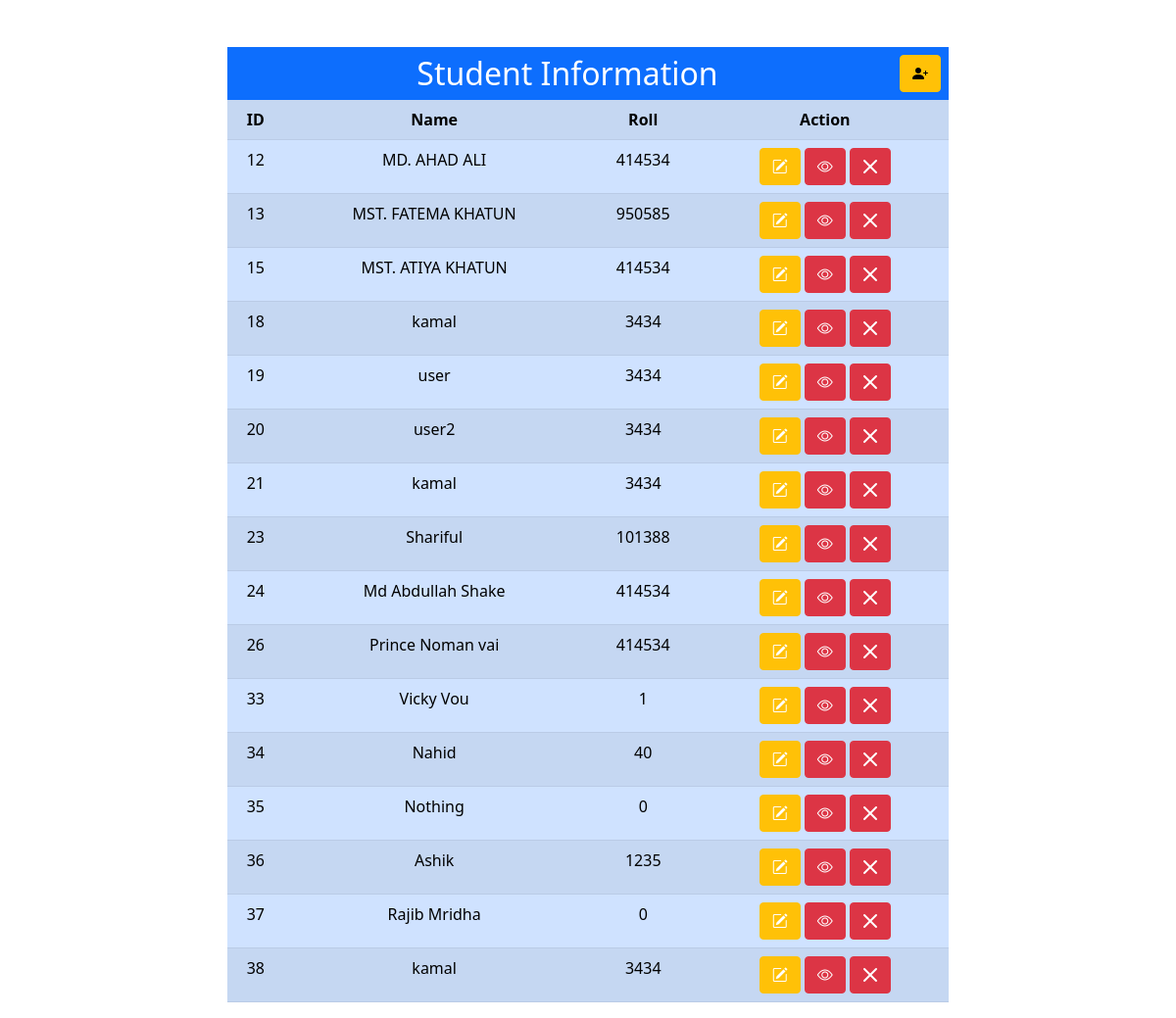
Screenshot of /display.php with the database file from the repository.
### tables this page shows
CREATE TABLE `marksheet` (
  `id` int NOT NULL,
  `name` varchar(255) NOT NULL,
  `roll` int NOT NULL,
  `bangla` int NOT NULL,
  `math` int NOT NULL,
  `english` int NOT NULL,
  `islam` int NOT NULL
);

### display.php (the view, shortened to what this page needs)
<!DOCTYPE html>
<html lang="en">
<head>
  <link rel="stylesheet" href="https://cdn.jsdelivr.net/npm/bootstrap@5.0.2/dist/css/bootstrap.min.css">
  <link rel="stylesheet" href="https://cdn.jsdelivr.net/npm/bootstrap-icons@1.5.0/font/bootstrap-icons.css">
    <?php include "db_connec.php" ?>
</head>
<body style="text-align: center;">
  <div class="container">
    <div class="row">
      <div class="col-sm-8 mx-auto pt-4 mt-4">
        <h2 class="text-center p-2 m-0 bg-primary text-white">Student Information
          <a href="index.php" class='btn btn-warning float-end' id="add_btn"><i class="bi bi-person-plus-fill"></i></a>
        </h2>
        <?php
        $selectData = "SELECT * FROM marksheet";
        $query = mysqli_query($connec, $selectData);
        echo "<div class='table-responsive'><table class ='table table-primary table-striped table-hover table-border'>
        <tr>
            <th>ID</th>
            <th>Name</th>
            <th>Roll</th>
            <th>Action</th>
        </tr>
        ";
        while ($dataArray = mysqli_fetch_assoc($query)) {
          $id = $dataArray["id"];
          $user_name = $dataArray["name"];
          $roll = $dataArray["roll"];
          echo "<tr>
                    <td>$id</td>
                    <td>$user_name</td>
                    <td>$roll</td>
                    <td>
                    <a href ='edit.php?editid=$id' class ='text-white text-decoration-none btn btn-warning'> <i class='bi bi-pencil-square'></i> </a>
                    <a href='view.php?view=$id' class='text-white text-decoration-none btn btn-danger'>
                     <i class='bi bi-eye'></i> </a>
                    <a href='display.php?deleteid=$id' class='text-white text-decoration-none btn btn-danger'><i class='bi bi-x-lg'></i></a>
                    </td>
              </tr>";
        };
        ?>
      </div>
    </div>
</body>
</html>

### rows the page displays
marksheet: id "12", name "MD. AHAD ALI", roll "414534"
marksheet: id "13", name "MST. FATEMA KHATUN", roll "950585"
marksheet: id "15", name "MST. ATIYA KHATUN", roll "414534"
marksheet: id "18", name "kamal", roll "3434"
marksheet: id "19", name "user", roll "3434"
marksheet: id "20", name "user2", roll "3434"
marksheet: id "21", name "kamal", roll "3434"
marksheet: id "23", name "Shariful", roll "101388"
marksheet: id "24", name "Md Abdullah Shake", roll "414534"
marksheet: id "26", name "Prince Noman vai", roll "414534"
marksheet: id "33", name "Vicky Vou", roll "1"
marksheet: id "34", name "Nahid", roll "40"
marksheet: id "35", name "Nothing", roll "0"
marksheet: id "36", name "Ashik", roll "1235"
marksheet: id "37", name "Rajib Mridha", roll "0"
marksheet: id "38", name "kamal", roll "3434"
